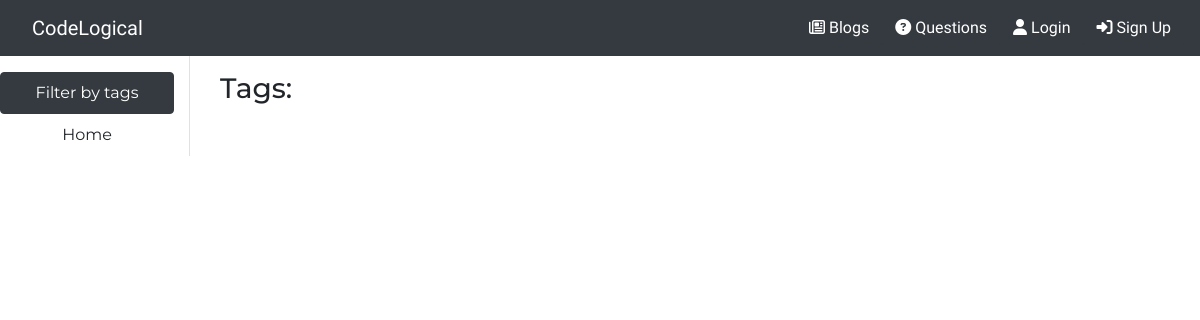
The app's page /blog/tags/all, older data.
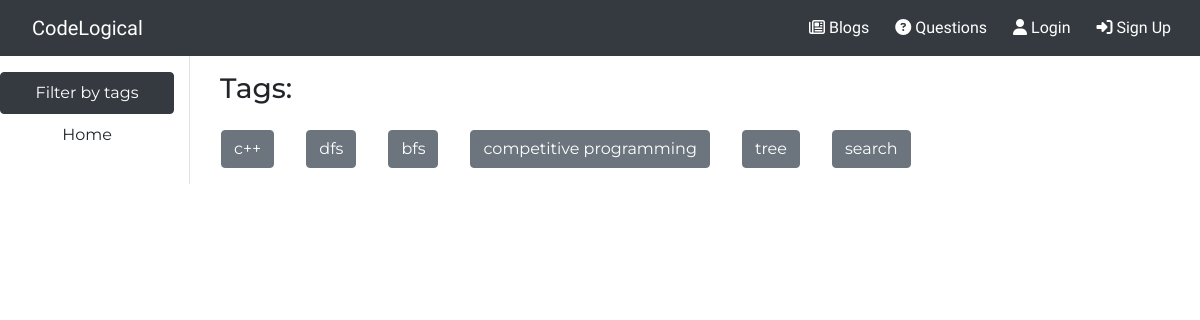
The same page, newer data.
### blog/views.py (the view)
# urls.py: path('blog/tags/all',TagListView.as_view(),name='tag-list-blogs'),
class TagListView(ListView):
    model = Tag
    template_name = "blog/tag_list.html"
    context_object_name="tags"
    def get_context_data(self, **kwargs):
        context = super(TagListView, self).get_context_data(**kwargs)
        blogs=Blog.objects.all()
        tags=[]
        for i in blogs:
            for j in i.tags.all():
                tags.append(j)
        tags=list(set(tags))
        context["tags"]=tags
        return context

### blog/templates/blog/tag_list.html
{% extends "blog/base.html" %}
{% block space %}
<div class="row flex-xl-nowrap">
    <div class="col-12 col-md-3 col-lg-2 bd-sidebar border-right align-items-center">
        <nav class="nav flex-column sticky-top sidebar pt-3">
            <li class="nav-item">
                <a class="nav-link btn btn-dark " href="{% url 'tag-list' %}">Filter by tags</a>
            </li>
            <li class="nav-item">
                <a class="nav-link btn " href="{% url 'home' %}" tabindex="-1" aria-disabled="true">Home</a>
            </li>
        </nav>
    </div>
    <div class="col-sm-12 col-md-8 col-lg-10 pt-3">
        <div class="container">
            <h3>Tags:</h3>
            <div class="row">
                {% for tag in tags %}
                    <div class="p-3 ">
                        <a href="{% url 'tagged-blogs' tag %}" class="btn btn-secondary ">
                            {{ tag }}
                        </a>
                    </div>
                {% endfor %}
            </div>
        </div>
    </div>
</div>
{% endblock %}

Row changes from the older to the newer data that the page shows:
added Tag: name "c++"
added Tag: name "dfs"
added Tag: name "bfs"
added Tag: name "competitive programming"
added Tag: name "tree"
added Tag: name "search"
